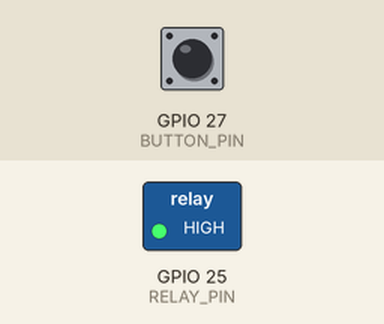
A sketch run on a simulated ESP32. Parts: switched loads named in the sketch (green lamp = pin HIGH). Inputs (shaded band) come from the test bench; at power-on: GPIO 27 (BUTTON_PIN) HIGH. WiFi joins after 1.5 s; servers stay silent unless stated; uploads are accepted with an empty reply; what the sketch prints to the serial monitor is not drawn.

Above: at 3.4 s.
3.5 s: GPIO 27 (BUTTON_PIN) pulled LOW for 0.15 s
At 4.1 s:
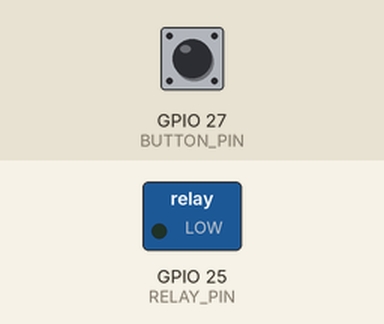
5.2 s: GPIO 27 (BUTTON_PIN) pulled LOW for 1 s
At 5.7 s:
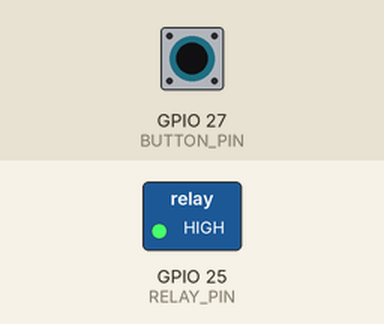
7.7 s: GPIO 27 (BUTTON_PIN) pulled LOW for 3.2 s
At 8.5 s:
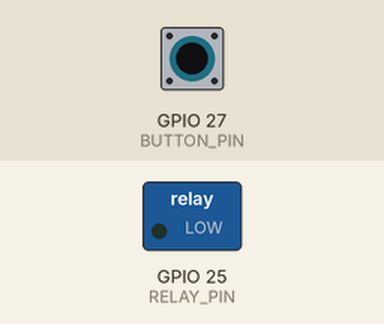
Timing chart, 0 to 10.7 s (numbered marks = the images above; inputs shaded):
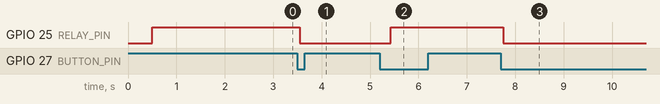

Measured:
- after the input at 3.5 s, GPIO 25 (RELAY_PIN): HIGH → LOW after 0.05 s
- after the input at 5.2 s, GPIO 25 (RELAY_PIN): LOW → HIGH after 0.22 s
- after the input at 7.7 s, GPIO 25 (RELAY_PIN): HIGH → LOW after 0.05 s

The sketch:

gridpulse_bulb_node.ino
```cpp
/*
 * GridPulse bulb node - ESP32 + relay + push button (verified wiring: relay IN = GPIO25, button = GPIO27 to GND).
 *
 *   button press  -> toggles the relay locally at once, then reports it   ("manual_button_on" / "manual_button_off")
 *   backend cmd   -> polled every 3 s, applied to the relay, reported      (source "remote_command")
 *   boot / 10 s   -> reports state                                        (sources "boot" / "heartbeat")
 *
 * Safe boot: the relay is driven OFF before Wi-Fi starts, and stays off until the backend says otherwise.
 * LOW-VOLTAGE LOADS ONLY (12 V bulb). A relay can switch mains: do not use this project for mains.
 * Settings live in config.h (git-ignored; copy config.example.h). Works with http:// and https:// backends.
 */
#include <WiFi.h>
#include <WiFiClientSecure.h>
#include <HTTPClient.h>
#include "config.h"

// ---- API contract (see docs/bulb-node.md) ---------------------------------------------------------------------
//   POST {BASE}/api/bulb/{id}/status   {"bulb_on":bool,"source":"boot|heartbeat|manual_button|remote_command","rssi":n,"firmware":"..."}
//   GET  {BASE}/api/bulb/{id}/command  -> {"bulb_on":bool,"seq":n,...}
static const char* FIRMWARE = "gp-bulb 1.0.0";
// DEMO-ONLY: https is encrypted but the server certificate is NOT verified (no CA pinned yet). Set false once a root CA is added.
static const bool TLS_INSECURE = true;

// ---- timing ----------------------------------------------------------------------------------------------------
static const unsigned long DEBOUNCE_MS = 50;
static const unsigned long HEARTBEAT_MS = 10000;
static const unsigned long POLL_MS = 3000;
static const unsigned long WIFI_RETRY_MS = 10000;
static const unsigned long HTTP_TIMEOUT_MS = 4000;
static const unsigned long MANUAL_HOLD_MS = 2500;  // ignore backend commands this long after a button press

// ---- state -----------------------------------------------------------------------------------------------------
static bool bulbOn = false;
static int lastRawReading = HIGH;
static int stableButtonState = HIGH;
static unsigned long lastChangeTime = 0;
static unsigned long lastHeartbeat = 0, lastPoll = 0, lastWifiTry = 0, lastManualPress = 0;
static bool everManual = false;
static bool keyConfigured() {  // true only for a real-looking key; the placeholder and empty count as "not configured"
  return strlen(DEVICE_API_KEY) > 0 && strstr(DEVICE_API_KEY, "PASTE_") == nullptr;
}

static void applyRelay(bool on) {
  bulbOn = on;
  const bool level = RELAY_ACTIVE_LOW ? !on : on;  // HIGH/LOW to write
  digitalWrite(RELAY_PIN, level ? HIGH : LOW);
  Serial.printf("[relay] bulb %s\n", on ? "ON" : "OFF");
}

static int httpCall(bool post, const String& path, const String& body, String& out) {
  WiFiClient plain;
  WiFiClientSecure secure;
  HTTPClient http;
  const String url = String(BACKEND_BASE_URL) + path;
  http.setConnectTimeout(HTTP_TIMEOUT_MS);
  http.setTimeout(HTTP_TIMEOUT_MS);
  bool ok;
  if (url.startsWith("https://")) {
    if (TLS_INSECURE) secure.setInsecure();
    ok = http.begin(secure, url);
  } else {
    ok = http.begin(plain, url);
  }
  if (!ok) return -1;
  if (keyConfigured()) http.addHeader("X-Device-Key", DEVICE_API_KEY);
  int code;
  if (post) {
    http.addHeader("Content-Type", "application/json");
    code = http.POST(body);
  } else {
    code = http.GET();
  }
  out = code > 0 ? http.getString() : http.errorToString(code);
  http.end();
  return code;
}

static void postStatus(const char* source) {
  if (WiFi.status() != WL_CONNECTED) return;
  String body = String("{\"bulb_on\":") + (bulbOn ? "true" : "false") + ",\"source\":\"" + source + "\",\"rssi\":" +
                String(WiFi.RSSI()) + ",\"firmware\":\"" + FIRMWARE + "\"}";
  String resp;
  const int code = httpCall(true, String("/api/bulb/") + DEVICE_ID + "/status", body, resp);
  Serial.printf("[net] POST status (%s) -> %d\n", source, code);
  if (code == 401) Serial.println("[net] 401 Unauthorized: DEVICE_API_KEY is missing or does not match the backend (local button control still works)");
  else if (code < 0 || code >= 400) Serial.println(resp);
}

static void pollCommand() {
  if (WiFi.status() != WL_CONNECTED) return;
  String resp;
  const int code = httpCall(false, String("/api/bulb/") + DEVICE_ID + "/command", "", resp);
  if (code != 200) {
    Serial.printf("[net] GET command failed: %d\n", code);
    return;
  }
  if (everManual && millis() - lastManualPress < MANUAL_HOLD_MS) return;  // a fresh button press wins over a stale reply
  if (resp.indexOf("\"bulb_on\":true") >= 0 && !bulbOn) {
    applyRelay(true);
    postStatus("remote_command");
  } else if (resp.indexOf("\"bulb_on\":false") >= 0 && bulbOn) {
    applyRelay(false);
    postStatus("remote_command");
  }
}

static void handleButton() {
  const int raw = digitalRead(BUTTON_PIN);
  if (raw != lastRawReading) {
    lastChangeTime = millis();
    lastRawReading = raw;
  }
  if ((millis() - lastChangeTime) > DEBOUNCE_MS && raw != stableButtonState) {
    stableButtonState = raw;
    if (stableButtonState == LOW) {  // pressed (INPUT_PULLUP)
      lastManualPress = millis();
      everManual = true;
      applyRelay(!bulbOn);  // local control never waits for the network
      postStatus(bulbOn ? "manual_button_on" : "manual_button_off");  // explicit event, matches the new relay state
    }
  }
}

static void connectWiFi(bool blocking) {
  if (WiFi.status() == WL_CONNECTED) return;
  Serial.printf("[wifi] connecting to %s", WIFI_SSID);
  WiFi.mode(WIFI_STA);
  WiFi.begin(WIFI_SSID, WIFI_PASS);
  const unsigned long start = millis();
  while (blocking && WiFi.status() != WL_CONNECTED && millis() - start < 20000) {
    delay(500);
    Serial.print(".");
  }
  Serial.println();
  if (WiFi.status() == WL_CONNECTED) Serial.printf("[wifi] connected, IP %s\n", WiFi.localIP().toString().c_str());
  else if (blocking) Serial.println("[wifi] not connected yet: local button control still works, retrying in the background");
}

void setup() {
  Serial.begin(115200);
  delay(500);
  pinMode(RELAY_PIN, OUTPUT);
  applyRelay(false);  // safe boot: OFF before anything else runs
  pinMode(BUTTON_PIN, INPUT_PULLUP);
  Serial.printf("\n=== %s | device %s | relay GPIO%d (%s) | button GPIO%d ===\n", FIRMWARE, DEVICE_ID, RELAY_PIN,
                RELAY_ACTIVE_LOW ? "active-LOW" : "active-HIGH", BUTTON_PIN);
  Serial.printf("[cfg] backend %s | API key %s | TLS %s\n", BACKEND_BASE_URL,
                keyConfigured() ? "configured" : "NOT configured (paste DEVICE_API_KEY into config.h)",
                String(BACKEND_BASE_URL).startsWith("https://") ? (TLS_INSECURE ? "on, cert NOT verified (demo)" : "on, verified") : "off (http)");
  connectWiFi(true);
  postStatus("boot");
  lastHeartbeat = lastPoll = millis();
}

void loop() {
  handleButton();  // first, every pass: the button must stay responsive
  if (WiFi.status() != WL_CONNECTED) {
    if (millis() - lastWifiTry > WIFI_RETRY_MS) {
      lastWifiTry = millis();
      connectWiFi(false);
    }
    return;
  }
  if (millis() - lastPoll >= POLL_MS) {
    lastPoll = millis();
    pollCommand();
  }
  if (millis() - lastHeartbeat >= HEARTBEAT_MS) {
    lastHeartbeat = millis();
    postStatus("heartbeat");
  }
}
```

config.example.h
```cpp
// Copy this file to config.h (which is git-ignored) and fill it in. Never commit config.h: it holds secrets.
#pragma once

// ---- Wi-Fi ---------------------------------------------------------------------------------------------
#define WIFI_SSID "YOUR_WIFI_NAME"
#define WIFI_PASS "YOUR_WIFI_PASSWORD"

// ---- backend -------------------------------------------------------------------------------------------
// Deployed: "https://gridpulse-api-yjd1.onrender.com"     Local dev: "http://<laptop-ip>:8000"
#define BACKEND_BASE_URL "https://gridpulse-api-yjd1.onrender.com"
// Must equal the backend's DEVICE_API_KEY (Render dashboard > Environment). Empty = backend has no key.
#define DEVICE_API_KEY "PASTE_THE_RENDER_DEVICE_API_KEY_HERE"
// Lower-case letters, digits, - and _ (2 to 40 chars). One id per physical node.
#define DEVICE_ID "bulb-01"

// ---- hardware (verified wiring) ------------------------------------------------------------------------
#define RELAY_PIN 25
#define BUTTON_PIN 27
// Most 5 V relay modules are active-LOW (IN low = relay energised). Set to 0 if yours switches on HIGH.
#define RELAY_ACTIVE_LOW 1
```
